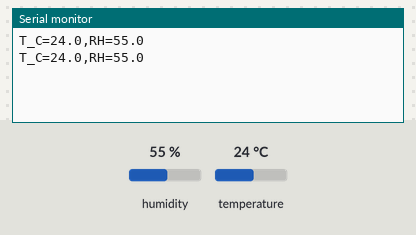
This sketch was run on a simulated Arduino Uno, built with avr-gcc and run on an emulated ATmega328P. Parts: the last lines printed to the serial monitor. The test bench sets the inputs (shaded band); at power-on: humidity 55 %, temperature 24 °C.

Above: at 2.8 s.
2.9 s: humidity set to 22 %
At 5.3 s:
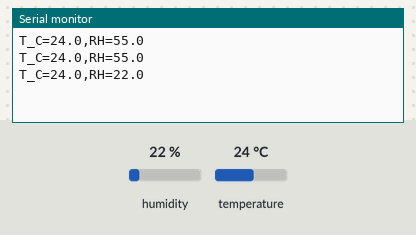
5.6 s: temperature set to 12 °C
At 6.5 s:
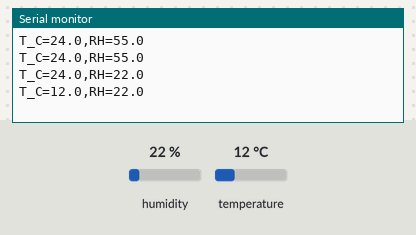
8.3 s: humidity set to 40 %
At 11.3 s:
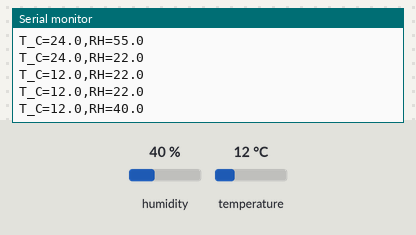
Timing chart, 0 to 12.8 s (numbered marks = the images above; inputs shaded):
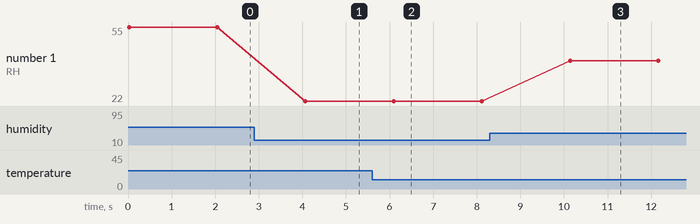

Measured:
- after the input at 2.9 s, the serial monitor: prints a new line after 1.2 s (image 1)
- after the input at 5.6 s, the serial monitor: prints a new line after 0.50 s (image 2)
- after the input at 8.3 s, the serial monitor: prints a new line after 1.8 s (image 3)
- plotted number 1: 55 → 22 after the input at 2.9 s, 22 → 40 after the input at 8.3 s

The sketch:

dht_monitor.ino
```cpp
#include <DHT.h>
const uint8_t DHT_PIN = 2;
#define DHT_TYPE DHT11
DHT dht(DHT_PIN, DHT_TYPE);

void setup() {
  Serial.begin(9600);
  dht.begin();
}

void loop() {
  float t = dht.readTemperature();
  float h = dht.readHumidity();
  if (isnan(t) || isnan(h)) Serial.println("READ_ERROR");
  else {
    Serial.print("T_C="); Serial.print(t, 1);
    Serial.print(",RH="); Serial.println(h, 1);
  }
  delay(2000);
}
```
